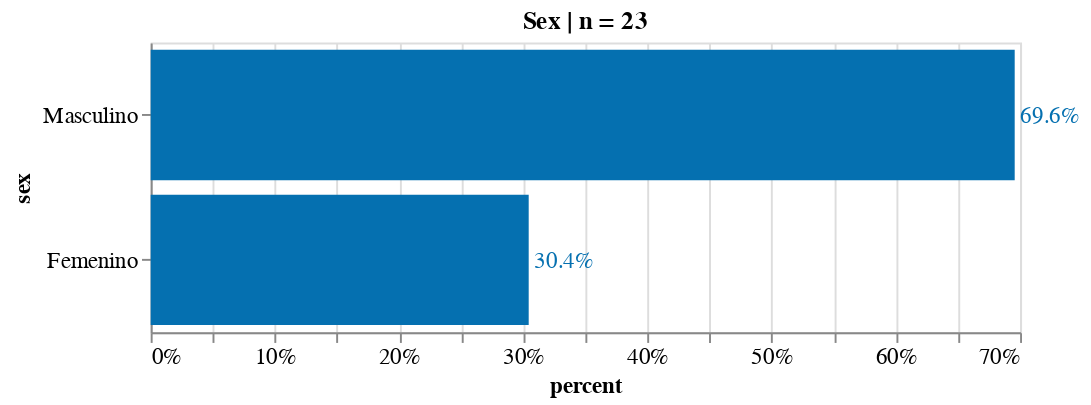

Here is the notebook cell this chart was saved with:
### Markdown cell above
## Demographics

### Code cell
source = count_freq_labels(df, X="sex") 
title = 'Sex | n = '+ source['counts'].sum().astype(str)
X, Y = 'percent:Q', 'sex:N'
w, h= 450, 150
txs, ls, ts = 12, 12, 12

chart_sex = simple_per_bar(
    source, title=title, X=X, Y=Y, \
    width=w, height=h, \
    text_size = txs, label_size = ls, title_size=ts)

chart_sex.display(renderer='svg')

### Figure 1 — Vega-Lite specification as saved in the notebook (floating-point values rounded to 4 significant figures)
{"config": {"view": {"continuousWidth": 400, "continuousHeight": 300}, "axis": {"labelFontSize": 12, "titleFontSize": 12}}, "layer": [{"mark": "bar", "encoding": {"color": {"condition": {"value": "orange", "test": "(datum.emotion === null)"}, "value": "#0570b0"}, "x": {"type": "quantitative", "axis": {"format": ".0%"}, "field": "percent"}, "y": {"type": "nominal", "field": "sex", "sort": "-x"}}, "title": "Sex | n = 23"}, {"mark": {"type": "text", "align": "left", "baseline": "middle", "dx": 3, "fontSize": 12}, "encoding": {"color": {"condition": {"value": "orange", "test": "(datum.emotion === null)"}, "value": "#0570b0"}, "text": {"type": "quantitative", "field": "percent", "format": ".1%"}, "x": {"type": "quantitative", "axis": {"format": ".0%"}, "field": "percent"}, "y": {"type": "nominal", "field": "sex", "sort": "-x"}}, "title": "Sex | n = 23"}], "data": {"name": "data-69cd6d5a2c82638e417e8ec4ec5d3c40"}, "height": 150, "width": 450, "$schema": "https://vega.github.io/schema/vega-lite/v4.8.1.json", "datasets": {"data-69cd6d5a2c82638e417e8ec4ec5d3c40": [{"counts": 16, "sex": "Masculino", "percent": 0.6957}, {"counts": 7, "sex": "Femenino", "percent": 0.3043}]}}
